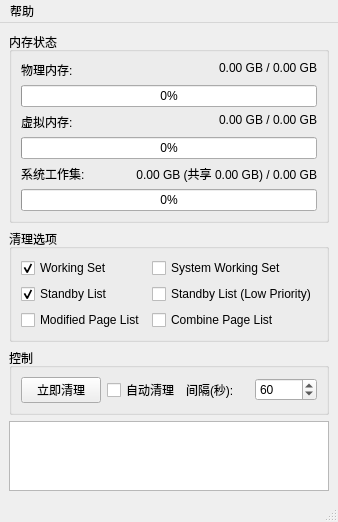
<?xml version="1.0" encoding="UTF-8"?>
<ui version="4.0">
 <class>MainWindow</class>
 <widget class="QMainWindow" name="MainWindow">
  <property name="geometry">
   <rect>
    <x>0</x>
    <y>0</y>
    <width>264</width>
    <height>426</height>
   </rect>
  </property>
  <property name="windowTitle">
   <string>内存清理工具</string>
  </property>
  <widget class="QWidget" name="centralwidget">
   <layout class="QVBoxLayout" name="verticalLayout">
    <item>
     <widget class="QGroupBox" name="groupBoxMemory">
      <property name="title">
       <string>内存状态</string>
      </property>
      <layout class="QGridLayout" name="gridLayoutMemory">
       <item row="0" column="1">
        <widget class="QLabel" name="lbPhysicalValue">
         <property name="text">
          <string>0.00 GB / 0.00 GB</string>
         </property>
         <property name="alignment">
          <set>Qt::AlignmentFlag::AlignRight</set>
         </property>
        </widget>
       </item>
       <item row="0" column="0">
        <widget class="QLabel" name="labelPhysical">
         <property name="text">
          <string>物理内存:</string>
         </property>
        </widget>
       </item>
       <item row="5" column="0">
        <widget class="QLabel" name="labelSystemWS">
         <property name="text">
          <string>系统工作集:</string>
         </property>
        </widget>
       </item>
       <item row="3" column="1">
        <widget class="QLabel" name="lbVirtualValue">
         <property name="text">
          <string>0.00 GB / 0.00 GB</string>
         </property>
         <property name="alignment">
          <set>Qt::AlignmentFlag::AlignRight</set>
         </property>
        </widget>
       </item>
       <item row="5" column="1">
        <widget class="QLabel" name="lbSystemWSValue">
         <property name="text">
          <string>0.00 GB (共享 0.00 GB) / 0.00 GB</string>
         </property>
         <property name="alignment">
          <set>Qt::AlignmentFlag::AlignRight</set>
         </property>
        </widget>
       </item>
       <item row="3" column="0">
        <widget class="QLabel" name="labelVirtual">
         <property name="text">
          <string>虚拟内存:</string>
         </property>
        </widget>
       </item>
       <item row="1" column="0" colspan="2">
        <widget class="QProgressBar" name="pbPhysical">
         <property name="value">
          <number>0</number>
         </property>
         <property name="alignment">
          <set>Qt::AlignmentFlag::AlignCenter</set>
         </property>
         <property name="format">
          <string>%p%</string>
         </property>
        </widget>
       </item>
       <item row="4" column="0" colspan="2">
        <widget class="QProgressBar" name="pbVirtual">
         <property name="value">
          <number>0</number>
         </property>
         <property name="alignment">
          <set>Qt::AlignmentFlag::AlignCenter</set>
         </property>
         <property name="format">
          <string>%p%</string>
         </property>
        </widget>
       </item>
       <item row="6" column="0" colspan="2">
        <widget class="QProgressBar" name="pbSystemWS">
         <property name="value">
          <number>0</number>
         </property>
         <property name="alignment">
          <set>Qt::AlignmentFlag::AlignCenter</set>
         </property>
         <property name="format">
          <string>%p%</string>
         </property>
        </widget>
       </item>
      </layout>
     </widget>
    </item>
    <item>
     <widget class="QGroupBox" name="groupBoxOptions">
      <property name="title">
       <string>清理选项</string>
      </property>
      <layout class="QGridLayout" name="gridLayoutOptions">
       <item row="0" column="0">
        <widget class="QCheckBox" name="cbWorkingSet">
         <property name="text">
          <string>Working Set</string>
         </property>
         <property name="checked">
          <bool>true</bool>
         </property>
        </widget>
       </item>
       <item row="0" column="1">
        <widget class="QCheckBox" name="cbSystemWorkingSet">
         <property name="text">
          <string>System Working Set</string>
         </property>
        </widget>
       </item>
       <item row="1" column="0">
        <widget class="QCheckBox" name="cbStandbyList">
         <property name="text">
          <string>Standby List</string>
         </property>
         <property name="checked">
          <bool>true</bool>
         </property>
        </widget>
       </item>
       <item row="1" column="1">
        <widget class="QCheckBox" name="cbStandbyListLow">
         <property name="text">
          <string>Standby List (Low Priority)</string>
         </property>
        </widget>
       </item>
       <item row="2" column="0">
        <widget class="QCheckBox" name="cbModifiedPageList">
         <property name="text">
          <string>Modified Page List</string>
         </property>
        </widget>
       </item>
       <item row="2" column="1">
        <widget class="QCheckBox" name="cbCombinePageList">
         <property name="text">
          <string>Combine Page List</string>
         </property>
        </widget>
       </item>
      </layout>
     </widget>
    </item>
    <item>
     <widget class="QGroupBox" name="groupBoxControl">
      <property name="title">
       <string>控制</string>
      </property>
      <layout class="QHBoxLayout" name="horizontalLayoutControl">
       <item>
        <widget class="QPushButton" name="btnCleanNow">
         <property name="text">
          <string>立即清理</string>
         </property>
        </widget>
       </item>
       <item>
        <widget class="QCheckBox" name="cbAutoClean">
         <property name="text">
          <string>自动清理</string>
         </property>
        </widget>
       </item>
       <item>
        <widget class="QLabel" name="labelInterval">
         <property name="text">
          <string>间隔(秒):</string>
         </property>
        </widget>
       </item>
       <item>
        <widget class="QSpinBox" name="sbInterval">
         <property name="minimum">
          <number>5</number>
         </property>
         <property name="maximum">
          <number>3600</number>
         </property>
         <property name="value">
          <number>60</number>
         </property>
        </widget>
       </item>
      </layout>
     </widget>
    </item>
    <item>
     <widget class="QTextBrowser" name="textBrowser"/>
    </item>
    <item>
     <spacer name="verticalSpacer">
      <property name="orientation">
       <enum>Qt::Orientation::Vertical</enum>
      </property>
      <property name="sizeHint" stdset="0">
       <size>
        <width>20</width>
        <height>40</height>
       </size>
      </property>
     </spacer>
    </item>
   </layout>
  </widget>
  <widget class="QMenuBar" name="menubar">
   <property name="geometry">
    <rect>
     <x>0</x>
     <y>0</y>
     <width>264</width>
     <height>17</height>
    </rect>
   </property>
   <widget class="QMenu" name="menuHelp">
    <property name="title">
     <string>帮助</string>
    </property>
    <addaction name="actionAbout"/>
   </widget>
   <addaction name="menuHelp"/>
  </widget>
  <widget class="QStatusBar" name="statusbar"/>
  <action name="actionAbout">
   <property name="text">
    <string>关于</string>
   </property>
  </action>
 </widget>
 <resources/>
 <connections/>
</ui>
